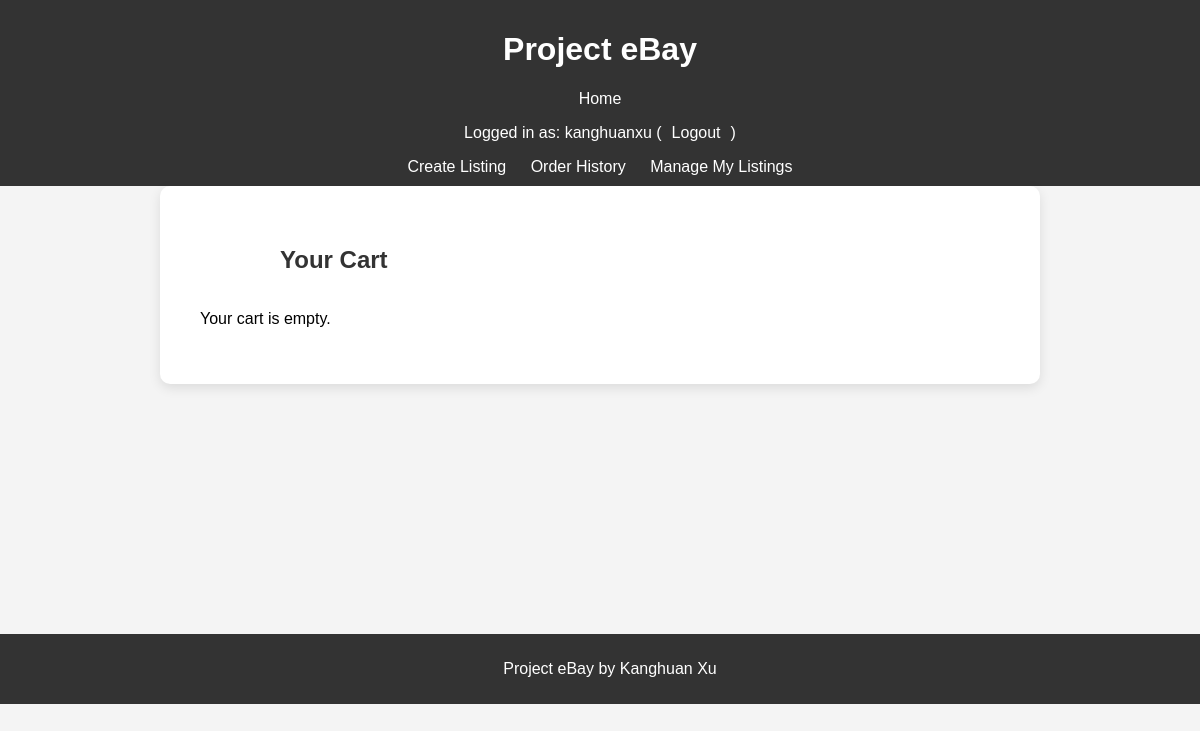
The page /cart/ (signed in) on the database as committed earlier.
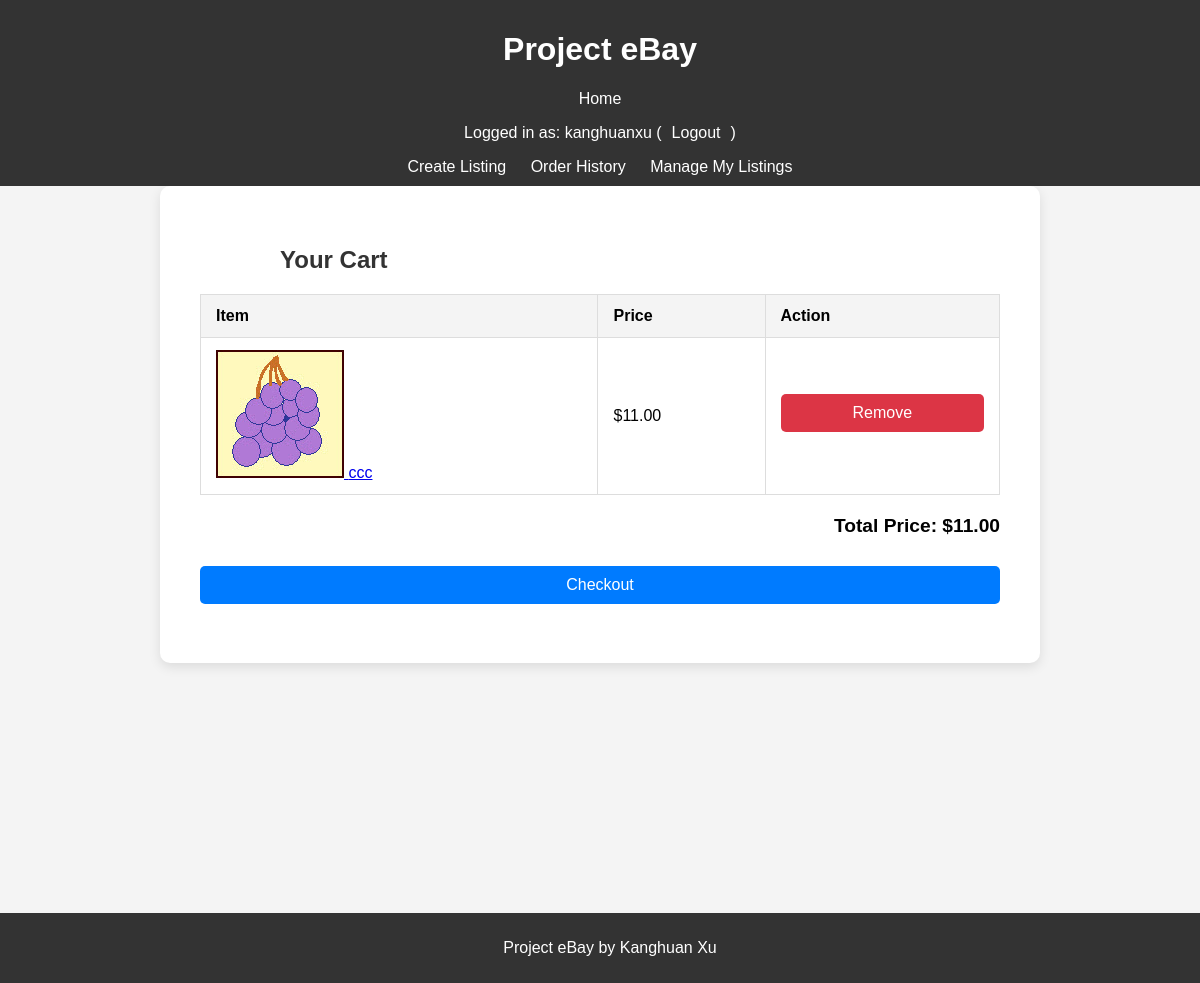
The same page on the database as committed later.
### project/models.py (models this page shows, shortened)
class CartItem(models.Model):
    cart = models.ForeignKey(Cart, on_delete=models.CASCADE, related_name='items')
    listing = models.ForeignKey('Listing', on_delete=models.CASCADE)

class Listing(models.Model):
    name = models.CharField(max_length=200) # Name of the item
    description = models.TextField() # Description of the item
    price = models.DecimalField(max_digits=10, decimal_places=2) # Price of the item
    image = models.ImageField(upload_to='listing_images/', blank=True, null=True) # Image of the item
    category = models.CharField(max_length=100) # Category the item belongs to
    created_at = models.DateTimeField(auto_now_add=True) # Timestamp for when the item was listed
    expires_at = models.DateTimeField() # Expiration timestamp for the listing
    user = models.ForeignKey(User, on_delete=models.CASCADE, related_name="listings")  # Link to User
    sold = models.BooleanField(default=False)  # Track sold status

class Cart(models.Model):
    user = models.OneToOneField(User, on_delete=models.CASCADE, related_name='cart')
    created_at = models.DateTimeField(auto_now_add=True)
    def total_price(self):
        return sum(item.listing.price for item in self.items.all())

### project/views.py (the view)
# urls.py: path('cart/', ViewCartView.as_view(), name='cart'),
class ViewCartView(LoginRequiredMixin, View):
    def get(self, request, *args, **kwargs):
        cart, created = Cart.objects.get_or_create(user=request.user)
        return render(request, 'project/cart.html', {'cart': cart})

### project/templates/project/cart.html (shortened to what this page needs)
{% extends 'project/base.html' %}
{% block content %}
    <div class="cart-container">
        <h2>Your Cart</h2>
        {% if cart.items.exists %}
            <table class="cart-table">
                <thead>
                    <tr>
                        <th>Item</th>
                        <th>Price</th>
                        <th>Action</th>
                    </tr>
                </thead>
                <tbody>
                    {% for item in cart.items.all %}
                        <tr>
                            <td>
                                <a href="{% url 'listing_detail' item.listing.pk %}">
                                    {% if item.listing.image %}
                                    <img src="{{ item.listing.image.url }}" alt="{{ item.listing.name }}" class="listing-image">
                                {% endif %}
                            </a>
                                <a href="{% url 'listing_detail' item.listing.pk %}">{{ item.listing.name }}</a></td>
                            <td>${{ item.listing.price }}</td>
                            <td>
                                <form method="post" action="{% url 'remove_from_cart' item.id %}">
                                    <button type="submit" class="btn btn-danger">Remove</button>
                                </form>
                            </td>
                        </tr>
                    {% endfor %}
                </tbody>
            </table>
            <div class="cart-total">
                <p>Total Price: ${{ cart.total_price }}</p>
                <form method="post" action="{% url 'checkout' %}">
                    <button type="submit" class="btn btn-primary">Checkout</button>
                </form>
            </div>
        {% else %}
            <p>Your cart is empty.</p>
        {% endif %}
    </div>
{% endblock %}

### project/templates/project/base.html (shortened to what this page needs)
<html lang="en">
<head>
</head>
<body>
    <header>
        <h1>Project eBay</h1>
        <nav>
            <a href="/">Home</a>
            {% if user.is_authenticated %}
            <p>Logged in as: {{user.username}} (<a href="{% url 'logout' %}">Logout</a>)</p>
            <a href="{% url 'create_listing' %}">Create Listing</a>
            <a href="{% url 'order_history' %}">Order History</a>
            <a href="{% url 'manage_listings' %}">Manage My Listings</a>
            {% else %}
            <a href="{% url 'login' %}">Login</a>
            <a href="{% url 'register' %}">Register</a>
            {% endif %}
        </nav>
    </header>
    <main>
        {% block content %}{% endblock %}
    </main>
    <footer>
        <p>Project eBay by Kanghuan Xu {{ current_year }}</p>
    </footer>
</body>
</html>

### project/templates/project/base.html (style rules this page uses)
body { font-family: Arial, sans-serif; margin: 0; padding: 0; background-color: #f4f4f4; }
header { background-color: #333; color: #fff; padding: 10px 20px; text-align: center; }
header nav a { color: #fff; margin: 0 10px; text-decoration: none; }
footer { background-color: #333; color: #fff; text-align: center; padding: 10px; position: sticky; width: 100%; bottom: 0; margin-top: 250px; }
h2 { font-size: 1.5rem; font-weight: bold; padding: 20px; margin: 0; color: #333; text-align: left; padding-left: 10%; }
.btn { width: 100%; padding: 10px; font-size: 1rem; color: white; background-color: #333; border: none; border-radius: 5px; cursor: pointer; text-align: center; }
.btn { margin-top: 10px; display: inline-block; }
.btn-primary { background-color: #007bff; color: #fff; text-decoration: none; }
.btn-danger { background-color: #dc3545; color: #fff; text-decoration: none; }
.cart-container { max-width: 800px; margin: 0 auto; padding: 40px; background-color: #fff; border-radius: 10px; box-shadow: 0 4px 12px rgba(0, 0, 0, 0.1); }
.cart-table { width: 100%; border-collapse: collapse; }
.cart-table th, .cart-table td { padding: 12px 15px; text-align: left; border: 1px solid #ddd; }
.cart-table th { background-color: #f4f4f4; font-weight: bold; }
.cart-total { margin-top: 20px; text-align: right; font-size: 1.2rem; font-weight: bold; }

Rows that differ between the two databases and show on the page:
added CartItem: listing.image (picture), listing.name "ccc", listing.price "11.00"
added Cart: total_price "11.00"
Other text that changed with them:
text no longer shown: "Your cart is empty."
text now shown: "Item Price Action Total Price: $ Checkout"
